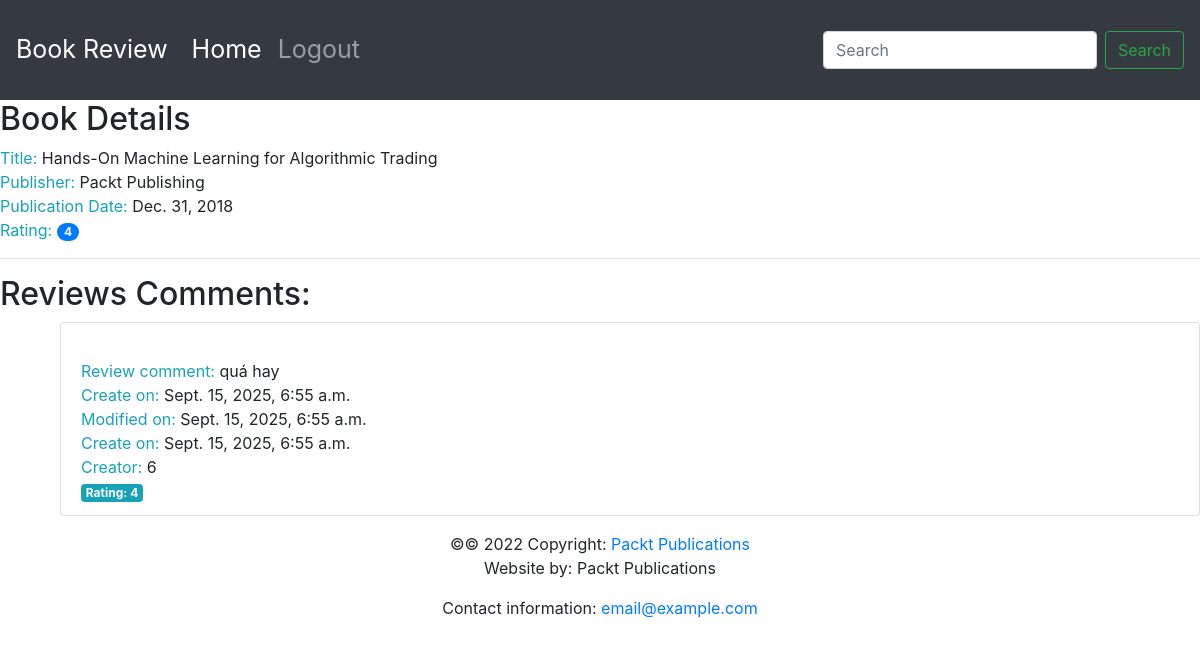
The page /books/2/ on the database its author committed.
### reviews/models.py (models this page shows, shortened)
class Book(models.Model):
 title = models.CharField(
 max_length=70,
 help_text="The title of the book.")
 publication_date = models.DateField(
 verbose_name="Date the book was published.")
 isbn = models.CharField(
 max_length=20,
 verbose_name="ISBN number of the book.")
 publisher = models.ForeignKey(
 Publisher,
 on_delete=models.CASCADE)
 contributors = models.ManyToManyField(
 'Contributor',
 through="BookContributor")

class Publisher(models.Model):
 name = models.CharField(
 max_length=50,
 help_text="The name of the Publisher.")
 website = models.URLField(
 help_text="The Publisher's website.")
 email = models.EmailField(
 help_text="The Publisher's email address.")
 def __str__(self):
  return self.name

class Review(models.Model):
 content = models.TextField(help_text="The Review text.")
 rating = models.IntegerField(help_text="The rating the reviewer has given.")
 date_created = models.DateTimeField(
 auto_now_add=True,
 help_text="The date and time the review was created.")
 date_edited = models.DateTimeField(
 null=True,
 help_text="The date and time the review was last edited.")
 creator = models.ForeignKey(
 auth.get_user_model(),
 on_delete=models.CASCADE)
 book = models.ForeignKey(
 Book,
 on_delete=models.CASCADE,
 help_text="The Book that this review is for.")

### reviews/views.py (the view)
# urls.py: path('books/<int:id>/', views.book_detail, name='book_detail')
def book_detail(request, id):
    book = get_object_or_404(Book, id=id)
    reviews = Review.objects.filter(book=book)
    book_rating = average_rating([review.rating for review in reviews])
    return render(request, "Book_detail.html", {
        "book": book,
        "reviews": reviews,
        'book_rating': book_rating
    })

### reviews/utils.py (called while the page is built)
def average_rating(rating_list):
 if not rating_list:
  return 0
 return round(sum(rating_list) / len(rating_list))

### templates/Book_detail.html
{% extends "base.html" %}
{% block content %}
<h2>Book Details</h2>
<span class="text-info">Title: </span> <span>{{book.title}}</span>
  <br>
  <span class="text-info">Publisher: </span>
  <span>{{book.publisher }}</span>
  <br>
  <span class="text-info">Publication Date: </span>
  <span>{{book.publication_date}}</span>
  <br>
  <span class="text-info">Rating: </span>
  <span class="badge badge-primary badge-pill">
{{book_rating }}</span>
<hr>
<h2>Reviews Comments:</h2>
{% if reviews %}
  <ul class="list-group" style="margin-left: 60px;">
    {% for review in reviews %}
      <li class="list-group-item">
          <br> <span class="text-info">Review comment:
          </span> <span>{{review.content}}</span>
          <br> <span class="text-info">Create on:
          </span> <span>{{review.date_created}}</span>
          <br> <span class="text-info">Modified on:
          </span> <span>{{review.date_edited}}</span>
          <br> <span class="text-info">Create on: </span> <span>{{review.date_created}}</span>
          <br> <span class="text-info">Creator: </span> <span>{{review.creator_id}}</span> <br>
        <span class="badge badge-info">Rating: {{ review.rating }}</span>
      </li>
    {% endfor %}
  </ul>
{% else %}
  <p class="text-muted">No reviews yet.</p>
{% endif %}
{% endblock %}

### rows shown on the page
Book: title "Hands-On Machine Learning for Algorithmic Trading", publisher "Packt Publishing", publication_date "Dec. 31, 2018"
Review: content "quá hay", date_created "Sept. 15, 2025, 6:55 a.m.", date_edited "Sept. 15, 2025, 6:55 a.m.", creator_id "6", rating "4"

### other values the page prints
{{ book_rating }} "4"
